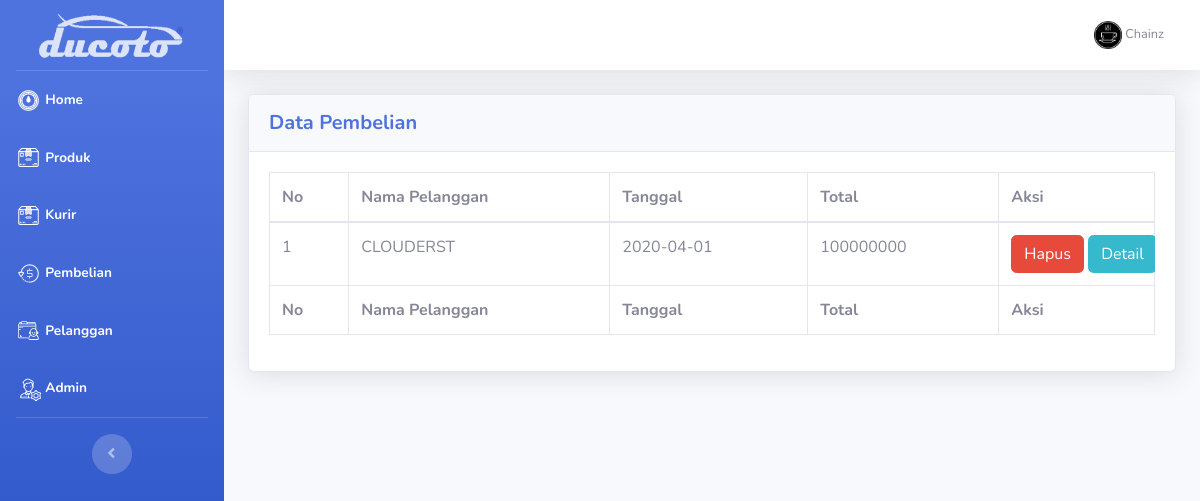
/admin/index.php?halaman=pembelian (signed in), run on an earlier commit of the app's database.
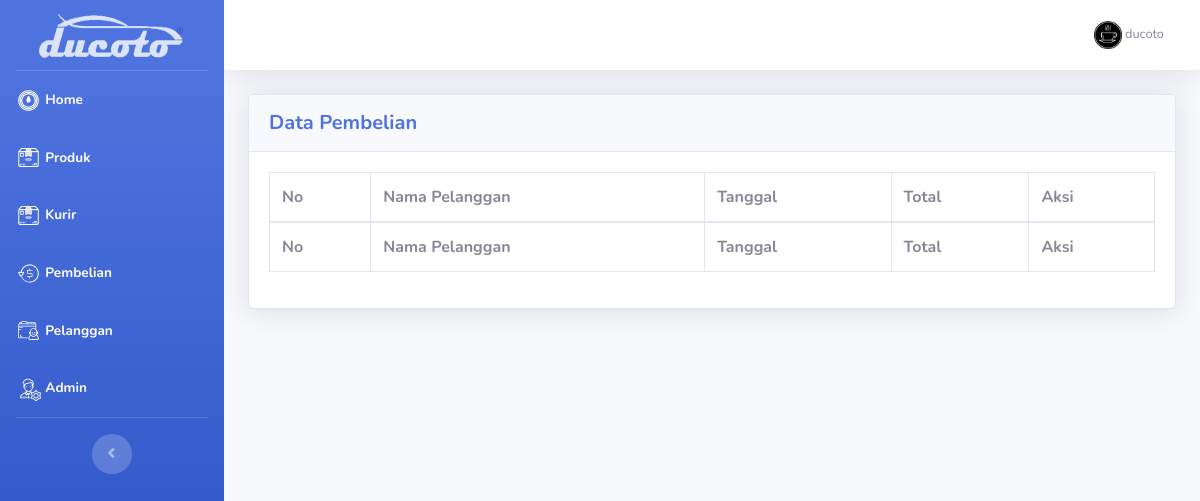
And on a later commit of the database.
### tables this page shows
CREATE TABLE `pembelian` (
  `id_pembelian` int(11) NOT NULL,
  `id_pelanggan` int(11) NOT NULL,
  `id_ongkir` int(11) NOT NULL,
  `tanggal_pembelian` date NOT NULL,
  `total_pembelian` varchar(100) NOT NULL,
  `status_pembelian` varchar(100) NOT NULL DEFAULT 'purchased',
  `nama_kurir` varchar(255) NOT NULL,
  `tarif` varchar(255) NOT NULL
);

CREATE TABLE `pelanggan` (
  `id_pelanggan` int(11) NOT NULL,
  `email_pelanggan` varchar(100) NOT NULL,
  `password_pelanggan` varchar(50) NOT NULL,
  `nama_pelanggan` varchar(100) NOT NULL,
  `telepon_pelanggan` varchar(25) NOT NULL,
  `alamat_pelanggan` varchar(255) NOT NULL,
  `kota_pelanggan` varchar(100) NOT NULL,
  `kode_pelanggan` varchar(100) NOT NULL
);

### admin/pembelian.php (the view, shortened to what the changed rows need)
<div class="card shadow mb-4">
    <div class="card-body">
      <div class="table-responsive">
        <table class="table table-bordered" id="dataTable" width="100%" cellspacing="0">
          <thead>
            <tr>
                <th>No</th>
                <th>Nama Pelanggan</th>
                <th>Tanggal</th>
                <th>Total</th>
                <th>Aksi</th>
            </tr>
          </thead>
          <tbody>
            <?php $nomor=1; ?>
            <?php $ambil=$koneksi->query("SELECT * FROM pembelian JOIN pelanggan ON pembelian.id_pelanggan=pelanggan
                .id_pelanggan"); ?>
            <?php while($pecah = $ambil->fetch_assoc()){ ?>
            <tr>
                <td><?php echo $nomor; ?></td>
                <td><?php echo $pecah['nama_pelanggan']; ?></td>
                <td><?php echo $pecah['tanggal_pembelian']; ?></td>
                <td><?php echo $pecah['total_pembelian']; ?></td>
                <td>
                    <a href="index.php?halaman=hapuspembelian&id=<?php echo $pecah['id_pembelian']; ?>"
                    class="btn-danger btn">Hapus</a>
                    <a href="index.php?halaman=detailpembelian&id=<?php echo $pecah['id_pembelian']; ?>"
                    class="btn-info btn" style="margin-right:-80px;">Detail</a>
                </td>
            </tr>
            <?php $nomor++; ?>
            <?php } ?>
          </body>
          <tfoot>
            <tr>
                <th>No</th>
                <th>Nama Pelanggan</th>
                <th>Tanggal</th>
                <th>Total</th>
                <th>Aksi</th>
            </tr>
          </tfoot>

### admin/index.php (shortened to what the changed rows need)
<?php
$koneksi = new mysqli("localhost","root","","ducoto");
?>
<!DOCTYPE html>
<html lang="en">
<head>
  <link href="vendor/fontawesome-free/css/all.min.css" rel="stylesheet" type="text/css">
  <link href="css/sb-admin-2.min.css" rel="stylesheet">
</head>
<body id="page-top">
  <div id="wrapper">
    <div id="content-wrapper" class="d-flex flex-column">
      <div id="content">
        <nav class="navbar navbar-expand navbar-light bg-white topbar mb-4 static-top shadow">
          <ul class="navbar-nav ml-auto">
            <li class="nav-item dropdown no-arrow">
              <a class="nav-link dropdown-toggle" href="#" id="userDropdown" role="button" data-toggle="dropdown" aria-haspopup="true" aria-expanded="false">
                <span class="mr-2 d-none d-lg-inline text-gray-600 small">
                <img src="../admin/icon/profile.png" width="28">
                <?php echo $_SESSION["admin"]['nama_lengkap'] ?></span>
              </a>
            </li>
          </ul>
        </nav>
        <div class="container-fluid">
          <div>
            <?php
            if (isset($_GET['halaman']))
            {
              if ($_GET['halaman']=="ongkir")
              {
                include 'ongkir.php';
              }
              elseif ($_GET['halaman']=="pembelian")
              {
                include 'pembelian.php';
              }
              elseif ($_GET['halaman']=="pelanggan")
              {
                include 'pelanggan.php';
              }
              elseif ($_GET['halaman']=="admin")
              {
                include 'admin.php';
              }
              elseif ($_GET['halaman']=="adminprofile")
              {
                include 'adminprofile.php';
              }
              elseif ($_GET['halaman']=="detailpembelian")
              {
                include 'detailpembelian.php';
              }
              elseif ($_GET['halaman']=="detailproduk")
              {
                include 'detailproduk.php';
              }
              elseif ($_GET['halaman']=="tambahproduk")
              {
                include 'tambahproduk.php';
              }
              elseif ($_GET['halaman']=="tambahongkir")
              {
                include 'tambahongkir.php';
              }
              elseif ($_GET['halaman']=="tambahadmin")
              {
                include 'tambahadmin.php';
              }
              elseif ($_GET['halaman']=="hapusproduk")
              {
                include 'hapusproduk.php';
              }
              elseif ($_GET['halaman']=="hapusongkir")
              {
                include 'hapusongkir.php';
              }
              elseif ($_GET['halaman']=="hapuspelanggan")
              {
                include 'hapuspelanggan.php';
              }
              elseif ($_GET['halaman']=="hapuspembelian")
              {
                include 'hapuspembelian.php';
              }
              elseif ($_GET['halaman']=="hapusadmin")
              {
                include 'hapusadmin.php';
              }
              elseif ($_GET['halaman']=="ubahproduk")
              {
                include 'ubahproduk.php';
              }
              elseif ($_GET['halaman']=="ubahongkir")
              {
                include 'ubahongkir.php';
              }
              elseif ($_GET['halaman']=="ubahadmin")
              {
                include 'ubahadmin.php';
              }
              elseif ($_GET['halaman']=="logout")
              {
                include 'logout.php';
              }
            }
            else
            {
              include 'home.php';
            }
            ?>
</body>
</html>

What changed in the data, as far as the page shows it:
removed pembelian: id_pelanggan.nama_pelanggan "CLOUDERST", tanggal_pembelian "2020-04-01", total_pembelian "100000000"
Also different on the page:
$_SESSION["admin"]['nama_lengkap']: "Chainz" → "ducoto"
